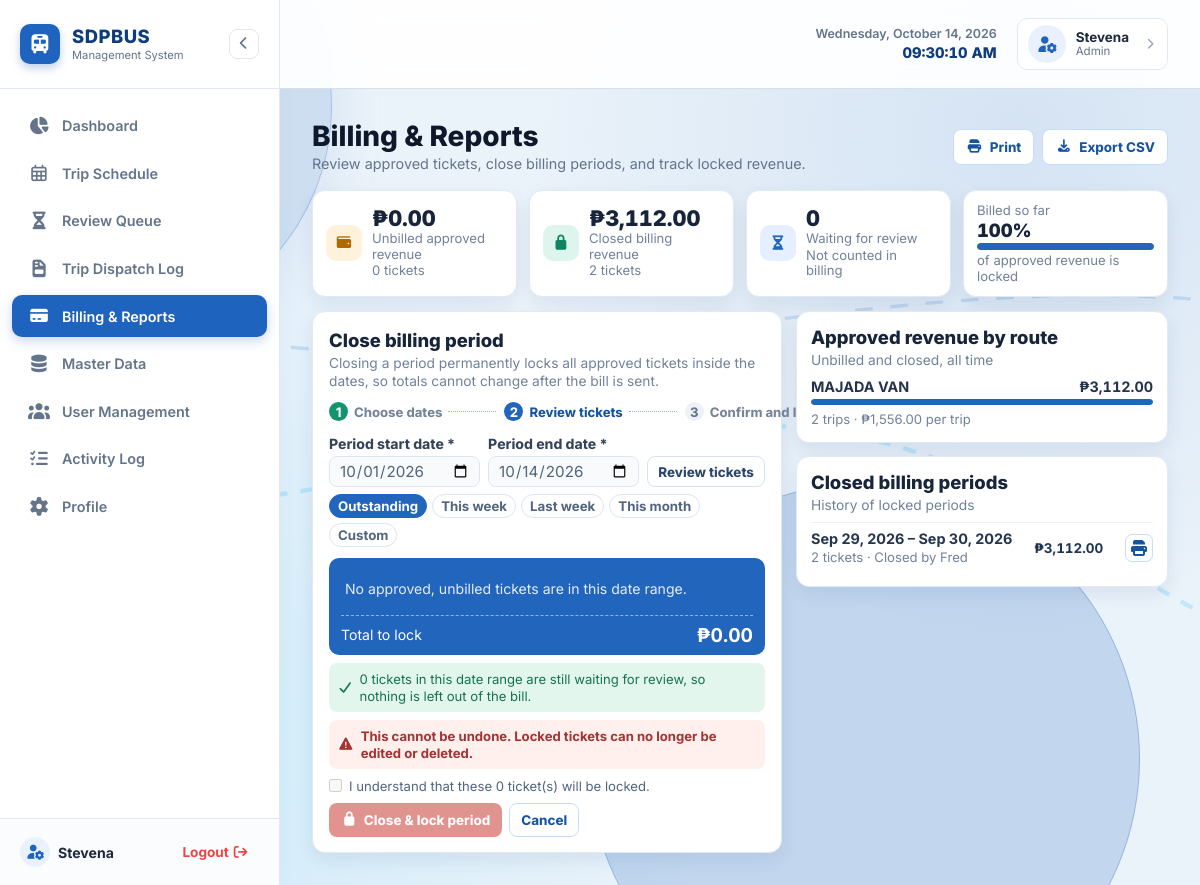
/ojt-sdpbus/frontend/admin/billing.php (signed in), run on the app's committed database.
### tables this page shows
CREATE TABLE billing_periods (
            id INTEGER PRIMARY KEY AUTOINCREMENT,
            start_date DATE NOT NULL,
            end_date DATE NOT NULL,
            ticket_count INTEGER NOT NULL DEFAULT 0,
            total_amount REAL NOT NULL DEFAULT 0.00,
            closed_by INTEGER,
            closed_at DATETIME NOT NULL DEFAULT CURRENT_TIMESTAMP,
            CHECK (start_date <= end_date),
            FOREIGN KEY (closed_by) REFERENCES users(id) ON DELETE SET NULL
        );

### ojt-sdpbus/frontend/admin/billing.php (the view, shortened to what this page needs)
<?php
$db = Database::getConnection();
$defaultUnbilledRange = $db->query("SELECT MIN(trip_date) AS start_date, MAX(trip_date) AS end_date
                                   FROM tickets
                                   WHERE review_status = 'Approved' AND billing_closed = 0")->fetch(PDO::FETCH_ASSOC);
$defaultUnbilledStart = $defaultUnbilledRange['start_date'] ?: date('Y-m-01');
$defaultUnbilledEnd = $defaultUnbilledRange['end_date'] ?: date('Y-m-d');
$dateStart = $defaultUnbilledStart;
$dateEnd = $defaultUnbilledEnd;
$dateError = '';
$closedPeriodForRange = null;
if ($dateError === '') {
    $closedPeriodStmt = $db->prepare('SELECT bp.*, COALESCE(u.username, \'Former admin\') AS closed_by_name
                                      FROM billing_periods bp
                                      LEFT JOIN users u ON u.id = bp.closed_by
                                      WHERE bp.start_date = :start_date AND bp.end_date = :end_date
                                      ORDER BY bp.id DESC LIMIT 1');
    $closedPeriodStmt->execute([':start_date' => $dateStart, ':end_date' => $dateEnd]);
    $closedPeriodForRange = $closedPeriodStmt->fetch(PDO::FETCH_ASSOC) ?: null;
}
$periodIsClosed = $closedPeriodForRange !== null;
$approvedSummary = $db->query("SELECT
    COALESCE(SUM(CASE WHEN billing_closed = 0 THEN ticket_total ELSE 0 END), 0) AS unbilled_total,
    COALESCE(SUM(CASE WHEN billing_closed = 0 THEN 1 ELSE 0 END), 0) AS unbilled_count,
    COALESCE(SUM(CASE WHEN billing_closed = 1 THEN ticket_total ELSE 0 END), 0) AS closed_total,
    COALESCE(SUM(CASE WHEN billing_closed = 1 THEN 1 ELSE 0 END), 0) AS closed_count
    FROM tickets WHERE review_status = 'Approved'")->fetch(PDO::FETCH_ASSOC);
$waitingReviewCount = (int)$db->query("SELECT COUNT(*) FROM tickets WHERE review_status = 'Submitted'")->fetchColumn();
$approvedTotal = (float)$approvedSummary['unbilled_total'] + (float)$approvedSummary['closed_total'];
$billedPercent = $approvedTotal > 0 ? min(100, (int)round(((float)$approvedSummary['closed_total'] / $approvedTotal) * 100)) : 0;
$previewTickets = [];
$routeTotals = [];
$previewTotal = 0.0;
$waitingReviewInRange = 0;
if ($dateError === '') {
        $previewStmt = $db->prepare("SELECT t.id, t.ticket_number, t.trip_date, t.shift, t.ticket_total, r.route_name
                                 FROM tickets t
                                 JOIN routes r ON r.id = t.route_id
                                 WHERE t.trip_date BETWEEN :start_date AND :end_date
                                                                     AND t.review_status = 'Approved' AND t.billing_closed = :billing_closed
                                 ORDER BY t.trip_date, t.trip_time, t.ticket_number");
        $previewStmt->execute([
                ':start_date' => $dateStart,
                ':end_date' => $dateEnd,
                ':billing_closed' => $periodIsClosed ? 1 : 0
        ]);
    $previewTickets = $previewStmt->fetchAll(PDO::FETCH_ASSOC);
        $waitingReviewStmt = $db->prepare("SELECT COUNT(*) FROM tickets
                                                                             WHERE trip_date BETWEEN :start_date AND :end_date
                                                                                 AND review_status = 'Submitted'");
    $waitingReviewStmt->execute([':start_date' => $dateStart, ':end_date' => $dateEnd]);
    $waitingReviewInRange = (int)$waitingReviewStmt->fetchColumn();
    $routeTotalsStmt = $db->prepare("SELECT r.route_name, COUNT(t.id) AS ticket_count,
                                            COALESCE(SUM(t.ticket_total), 0) AS total_amount
                                     FROM tickets t
                                     JOIN routes r ON r.id = t.route_id
                                     WHERE t.review_status = 'Approved'
                                     GROUP BY r.id, r.route_name
                                     ORDER BY total_amount DESC, r.route_name COLLATE NOCASE");
    $routeTotalsStmt->execute();
    $routeTotals = $routeTotalsStmt->fetchAll(PDO::FETCH_ASSOC);
}
$periods = $db->query("SELECT bp.*, COALESCE(u.username, 'Former admin') AS closed_by_name
                       FROM billing_periods bp
                       LEFT JOIN users u ON u.id = bp.closed_by
                       ORDER BY bp.closed_at DESC, bp.id DESC")->fetchAll(PDO::FETCH_ASSOC);
include __DIR__ . '/../../includes/header.php';
include __DIR__ . '/../../includes/sidebar.php';
?>
<main class="main-content billing-page">
    <div class="billing-content">
        <header class="billing-page-header">
            <div>
                <h1>Billing &amp; Reports</h1>
                <p>Review approved tickets, close billing periods, and track locked revenue.</p>
            </div>
            <div class="billing-page-actions">
                <button type="button" class="billing-toolbar-button" id="print-billing-report"><i class="fas fa-print" aria-hidden="true"></i> Print</button>
                <a class="billing-toolbar-button" href="/xampp/yoko-na/ojt-sdpbus/backend/report/export_billing.php?start_date=<?= urlencode($dateStart) ?>&amp;end_date=<?= urlencode($dateEnd) ?>"><i class="fas fa-download" aria-hidden="true"></i> Export CSV</a>
            </div>
        </header>
        <section class="billing-metrics" aria-label="Billing summary">
            <article class="billing-metric">
                <span class="billing-metric-icon metric-amber"><i class="fas fa-wallet" aria-hidden="true"></i></span>
                <span><strong>₱<?= number_format((float)$approvedSummary['unbilled_total'], 2) ?></strong><small>Unbilled approved revenue</small><small><?= (int)$approvedSummary['unbilled_count'] ?> tickets</small></span>
            </article>
            <article class="billing-metric">
                <span class="billing-metric-icon metric-green"><i class="fas fa-lock" aria-hidden="true"></i></span>
                <span><strong>₱<?= number_format((float)$approvedSummary['closed_total'], 2) ?></strong><small>Closed billing revenue</small><small><?= (int)$approvedSummary['closed_count'] ?> tickets</small></span>
            </article>
            <article class="billing-metric">
                <span class="billing-metric-icon metric-blue"><i class="fas fa-hourglass-half" aria-hidden="true"></i></span>
                <span><strong><?= $waitingReviewCount ?></strong><small>Waiting for review</small><small>Not counted in billing</small></span>
            </article>
            <article class="billing-metric billed-progress-metric">
                <span class="billing-progress-label">Billed so far</span>
                <strong><?= $billedPercent ?>%</strong>
                <span class="billing-progress-track" role="progressbar" aria-label="Approved revenue billed" aria-valuemin="0" aria-valuemax="100" aria-valuenow="<?= $billedPercent ?>"><span style="width: <?= $billedPercent ?>%"></span></span>
                <small>of approved revenue is locked</small>
            </article>
        </section>
        <div class="billing-layout">
            <section class="billing-panel close-period-panel" aria-labelledby="close-period-title">
                <header class="billing-panel-heading">
                    <h2 id="close-period-title"><?= $periodIsClosed ? 'Closed billing period' : 'Close billing period' ?></h2>
                    <p><?= $periodIsClosed ? 'This billing period is locked. Review the final ticket details below or print the receipt.' : 'Closing a period permanently locks all approved tickets inside the dates, so totals cannot change after the bill is sent.' ?></p>
                </header>
                <?php if ($periodIsClosed): ?>
                    <div class="billing-locked-banner"><i class="fas fa-lock" aria-hidden="true"></i><span>Locked <?= htmlspecialchars(date('M j, Y g:i A', strtotime($closedPeriodForRange['closed_at']))) ?> by <?= htmlspecialchars($closedPeriodForRange['closed_by_name']) ?></span></div>
                <?php else: ?>
                    <ol class="billing-stepper" aria-label="Billing close steps">
                        <li class="is-complete"><span>1</span> Choose dates</li>
                        <li class="is-current"><span>2</span> Review tickets</li>
                        <li><span>3</span> Confirm and lock</li>
                    </ol>
                <?php endif; ?>
                <form method="GET" action="" class="billing-date-form" id="billing-date-form" data-outstanding-start="<?= htmlspecialchars($defaultUnbilledStart) ?>" data-outstanding-end="<?= htmlspecialchars($defaultUnbilledEnd) ?>">
                    <div class="billing-date-fields">
                        <div class="billing-field">
                            <label for="start_date">Period start date *</label>
                            <input type="date" id="start_date" name="start_date" value="<?= htmlspecialchars($dateStart) ?>" required>
                        </div>
                        <div class="billing-field">
                            <label for="end_date">Period end date *</label>
                            <input type="date" id="end_date" name="end_date" value="<?= htmlspecialchars($dateEnd) ?>" required>
                        </div>
                        <button type="submit" class="billing-review-button">Review tickets</button>
                    </div>
                    <div class="billing-date-presets" role="group" aria-label="Date range shortcuts">
                        <button type="button" data-date-range="outstanding" class="<?= !isset($_GET['start_date'], $_GET['end_date']) ? 'is-active' : '' ?>">Outstanding</button>
                        <button type="button" data-date-range="this-week">This week</button>
                        <button type="button" data-date-range="last-week">Last week</button>
                        <button type="button" data-date-range="this-month">This month</button>
                        <button type="button" class="<?= isset($_GET['start_date'], $_GET['end_date']) ? 'is-active' : '' ?>" data-date-range="custom">Custom</button>
                    </div>
                </form>
                <form action="/xampp/yoko-na/ojt-sdpbus/backend/report/close_period.php" method="POST" class="billing-close-form" id="billing-close-form">
                    <div class="billing-ticket-preview">
                        <?php if (empty($previewTickets)): ?>
                            <p class="billing-preview-empty"><?= $periodIsClosed ? 'No locked ticket details were found for this period.' : 'No approved, unbilled tickets are in this date range.' ?></p>
                        <?php endif; ?>
                        <div class="billing-total-row"><span><?= $periodIsClosed ? 'Closed total' : 'Total to lock' ?></span><strong>₱<?= number_format($periodIsClosed ? (float)$closedPeriodForRange['total_amount'] : $previewTotal, 2) ?></strong></div>
                    </div>
                    <?php if ($periodIsClosed): ?>
                        <div class="billing-status-note note-success"><i class="fas fa-lock" aria-hidden="true"></i><span>This period is closed. The locked ticket records and total below are final.</span></div>
                    <?php else: ?>
                        <div class="billing-status-note note-success"><i class="fas fa-check" aria-hidden="true"></i><span><?= $waitingReviewInRange ?> tickets in this date range are still waiting for review, so nothing is left out of the bill.</span></div>
                        <div class="billing-status-note note-danger"><i class="fas fa-exclamation-triangle" aria-hidden="true"></i><strong>This cannot be undone. Locked tickets can no longer be edited or deleted.</strong></div>
                    <?php endif; ?>
                    <?php if (!$periodIsClosed): ?>
                        <label class="billing-confirm-check">
                            <input type="checkbox" id="confirm-lock" required <?= empty($previewTickets) || $dateError !== '' ? 'disabled' : '' ?>>
                            <span>I understand that these <?= count($previewTickets) ?> ticket(s) will be locked.</span>
                        </label>
                        <div class="billing-form-actions">
                            <button type="submit" class="billing-close-button" id="billing-close-button" disabled><i class="fas fa-lock" aria-hidden="true"></i> Close &amp; lock period</button>
                            <a href="/xampp/yoko-na/ojt-sdpbus/frontend/admin/billing.php" class="billing-cancel-button">Cancel</a>
                        </div>
                    <?php endif; ?>
                </form>
            </section>
            <aside class="billing-side-column">
                <section class="billing-panel route-revenue-panel" aria-labelledby="route-revenue-title">
                    <header class="billing-panel-heading">
                        <h2 id="route-revenue-title">Approved revenue by route</h2>
                        <p>Unbilled and closed, all time</p>
                    </header>
                    <?php if (empty($routeTotals)): ?>
                        <p class="billing-empty-side">No approved ticket revenue yet.</p>
                    <?php else: ?>
                        <div class="route-revenue-list">
                            <?php foreach ($routeTotals as $routeTotal): ?>
                                <?php $routeShare = $approvedTotal > 0 ? min(100, ((float)$routeTotal['total_amount'] / $approvedTotal) * 100) : 0; ?>
                                <article class="route-revenue-row">
                                    <div><strong><?= htmlspecialchars($routeTotal['route_name']) ?></strong><b>₱<?= number_format((float)$routeTotal['total_amount'], 2) ?></b></div>
                                    <span class="route-revenue-track"><span style="width: <?= number_format($routeShare, 2, '.', '') ?>%"></span></span>
                                    <small><?= (int)$routeTotal['ticket_count'] ?> trips · ₱<?= number_format((float)$routeTotal['total_amount'] / max(1, (int)$routeTotal['ticket_count']), 2) ?> per trip</small>
                                </article>
                            <?php endforeach; ?>
                        </div>
                    <?php endif; ?>
                </section>
                <section class="billing-panel closed-periods-panel" aria-labelledby="closed-periods-title">
                    <header class="billing-panel-heading">
                        <h2 id="closed-periods-title">Closed billing periods</h2>
                        <p>History of locked periods</p>
                    </header>
                    <?php if (empty($periods)): ?>
                        <div class="billing-periods-empty"><span><i class="fas fa-lock" aria-hidden="true"></i></span><strong>No periods closed yet</strong><small>Closed billing periods will be listed here with their totals.</small></div>
                    <?php else: ?>
                        <div class="closed-period-list">
                            <?php foreach ($periods as $period): ?>
                                <article class="closed-period-row">
                                    <div><strong><?= htmlspecialchars(date('M j, Y', strtotime($period['start_date']))) ?> – <?= htmlspecialchars(date('M j, Y', strtotime($period['end_date']))) ?></strong><small><?= (int)$period['ticket_count'] ?> tickets · Closed by <?= htmlspecialchars($period['closed_by_name']) ?></small></div>
                                    <b>₱<?= number_format((float)$period['total_amount'], 2) ?></b>
                                    <a class="closed-period-print-link" href="?start_date=<?= urlencode($period['start_date']) ?>&amp;end_date=<?= urlencode($period['end_date']) ?>&amp;print=1" aria-label="Print receipt for this billing period" title="Print receipt"><i class="fas fa-print" aria-hidden="true"></i></a>
                                </article>
                            <?php endforeach; ?>
                        </div>
                    <?php endif; ?>
                </section>
            </aside>
        </div>
    </div>
</main>
<?php include __DIR__ . '/../../includes/footer.php'; ?>

### data on the page
billing_periods: start_date "Sep 29, 2026", end_date "Sep 30, 2026", ticket_count "2", closed_by_name "Fred", total_amount "3,112.00"

### other printed values
$username "Stevena"
$role "Admin"
$approvedSummary['unbilled_total'] "0.00"
$approvedSummary['unbilled_count'] "0"
$approvedSummary['closed_total'] "3,112.00"
$approvedSummary['closed_count'] "2"
$waitingReviewCount "0"
$billedPercent "100"
$waitingReviewInRange "0"
count($previewTickets) "0"
$routeTotal['route_name'] "MAJADA VAN"
$routeTotal['total_amount'] "3,112.00"
$routeTotal['ticket_count'] "2"
